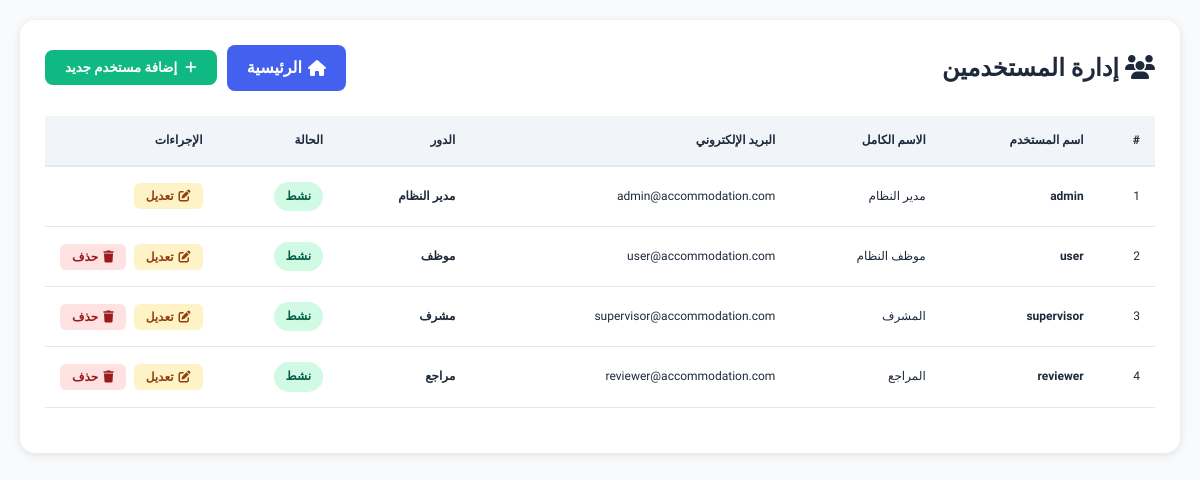
The page /manage_users.php (signed in) on the database its author committed.
### tables this page shows
CREATE TABLE IF NOT EXISTS users (
    id INT AUTO_INCREMENT PRIMARY KEY,
    username VARCHAR(100) UNIQUE NOT NULL,
    email VARCHAR(150) UNIQUE NOT NULL,
    password VARCHAR(255) NOT NULL,
    full_name VARCHAR(255) NOT NULL,
    role_id INT NOT NULL,
    status ENUM('نشط', 'معطل') DEFAULT 'نشط',
    created_at TIMESTAMP DEFAULT CURRENT_TIMESTAMP,
    updated_at TIMESTAMP DEFAULT CURRENT_TIMESTAMP ON UPDATE CURRENT_TIMESTAMP,
    FOREIGN KEY (role_id) REFERENCES roles(id) ON DELETE RESTRICT
);

CREATE TABLE IF NOT EXISTS roles (
    id INT AUTO_INCREMENT PRIMARY KEY,
    role_name VARCHAR(100) UNIQUE NOT NULL,
    description TEXT,
    created_at TIMESTAMP DEFAULT CURRENT_TIMESTAMP,
    updated_at TIMESTAMP DEFAULT CURRENT_TIMESTAMP ON UPDATE CURRENT_TIMESTAMP
);

### helpers.php (called while the page is built, shortened)
<?php
function isLoggedIn() {
    return isset($_SESSION['user_id']);
}
function hasPermission($permission, $pdo) {
    try {
        $stmt = $pdo->prepare('
            SELECT COUNT(*) as count
            FROM role_permissions rp
            JOIN permissions p ON rp.permission_id = p.id
            JOIN users u ON u.role_id = rp.role_id
            WHERE u.id = ? AND p.permission_name = ?
        ');
        $stmt->execute([$_SESSION['user_id'], $permission]);
        $result = $stmt->fetch();
        return $result['count'] > 0;
    } catch (Exception $e) {
        return false;
    }
}
?>

### manage_users.php (the view, shortened to what this page needs)
<?php
require_once 'config.php';
require_once 'helpers.php';
$stmt = $pdo->prepare('
    SELECT u.id, u.username, u.email, u.full_name, u.status, r.role_name, u.created_at
    FROM users u
    JOIN roles r ON u.role_id = r.id
    ORDER BY u.created_at DESC
');
$stmt->execute();
$users = $stmt->fetchAll();
?>
<!DOCTYPE html>
<html lang="ar" dir="rtl">
<head>
    <link rel="stylesheet" href="https://cdnjs.cloudflare.com/ajax/libs/font-awesome/6.4.0/css/all.min.css">
    <link rel="stylesheet" href="assets/css/style.css?v=1.5">
</head>
<body style="background: #f8fafc;">
    <div class="users-container">
        <div class="users-header">
            <h1><i class="fas fa-users"></i> إدارة المستخدمين</h1>
            <div class="header-buttons">
                <a href="index.php" class="btn-back">
                    <i class="fas fa-home"></i> الرئيسية
                </a>
                <?php if (hasPermission('add_user', $pdo)): ?>
                    <button class="btn-add" onclick="openAddModal()">
                        <i class="fas fa-plus"></i> إضافة مستخدم جديد
                    </button>
                <?php endif; ?>
            </div>
        </div>
        <?php if (empty($users)): ?>
            <div class="empty-message">
                <i class="fas fa-inbox"></i>
                <p>لا توجد مستخدمين حتى الآن</p>
            </div>
        <?php else: ?>
            <div style="overflow-x: auto;">
                <table class="users-table">
                    <thead>
                        <tr>
                            <th>#</th>
                            <th>اسم المستخدم</th>
                            <th>الاسم الكامل</th>
                            <th>البريد الإلكتروني</th>
                            <th>الدور</th>
                            <th>الحالة</th>
                            <th style="width: 100px;">الإجراءات</th>
                        </tr>
                    </thead>
                    <tbody>
                        <?php foreach ($users as $index => $user): ?>
                            <tr>
                                <td><?php echo $index + 1; ?></td>
                                <td><strong><?php echo htmlspecialchars($user['username']); ?></strong></td>
                                <td><?php echo htmlspecialchars($user['full_name']); ?></td>
                                <td><?php echo htmlspecialchars($user['email']); ?></td>
                                <td><strong><?php echo htmlspecialchars($user['role_name']); ?></strong></td>
                                <td>
                                    <span class="status-badge <?php echo ($user['status'] === 'نشط') ? 'status-active' : 'status-inactive'; ?>">
                                        <?php echo $user['status']; ?>
                                    </span>
                                </td>
                                <td>
                                    <div class="action-buttons">
                                        <?php if (hasPermission('edit_user', $pdo)): ?>
                                            <button class="action-btn btn-edit" onclick="openEditModal(<?php echo $user['id']; ?>, '<?php echo htmlspecialchars($user['email']); ?>', '<?php echo htmlspecialchars($user['full_name']); ?>', <?php echo $user['id']; ?>, '<?php echo $user['status']; ?>')">
                                                <i class="fas fa-edit"></i> تعديل
                                            </button>
                                        <?php endif; ?>
                                        <?php if (hasPermission('delete_user', $pdo) && $user['id'] !== $_SESSION['user_id']): ?>
                                            <button class="action-btn btn-delete" onclick="deleteUser(<?php echo $user['id']; ?>)">
                                                <i class="fas fa-trash"></i> حذف
                                            </button>
                                        <?php endif; ?>
                                    </div>
                                </td>
                            </tr>
                        <?php endforeach; ?>
                    </tbody>
                </table>
            </div>
        <?php endif; ?>
    </div>
</body>
</html>

### assets/css/style.css (style rules this page uses)
:root { --primary-color: #4361ee; --secondary-color: #3f37c9; --success-color: #4cc9f0; --warning-color: #f72585; --danger-color: #ef476f; --background-color: #f8fafc; --card-bg: #ffffff; --text-main: #1e293b; --text-muted: #64748b; --border-color: #e2e8f0; --header-gradient: linear-gradient(135deg, #4361ee 0%, #3f37c9 100%); --office-card-gradient: linear-gradient(145deg, #ffffff 0%, #f1f5f9 100%); }
* { margin: 0; padding: 0; box-sizing: border-box; font-family: 'Cairo', sans-serif; }
body { background-color: var(--background-color); color: var(--text-main); line-height: 1.6; overflow-x: hidden; }
table { width: 100%; border-collapse: collapse; text-align: right; font-size: 12px; }
thead { background: #f8fafc; border-bottom: 2px solid var(--border-color); }
th { padding: 15px; font-weight: 700; color: var(--text-muted); text-transform: uppercase; white-space: nowrap; }
td { padding: 15px; border-bottom: 1px solid var(--border-color); white-space: nowrap; }

### manage_users.php (style rules this page uses)
.users-container { background: white; border-radius: 15px; padding: 25px; margin: 20px; box-shadow: 0 2px 10px rgba(0, 0, 0, 0.1); }
.users-header { display: flex; justify-content: space-between; align-items: center; margin-bottom: 25px; flex-wrap: wrap; gap: 15px; }
.header-buttons { display: flex; align-items: center; gap: 10px; }
.btn-back { display: inline-flex; align-items: center; gap: 6px; padding: 10px 20px; background: #4361ee; color: white; text-decoration: none; border-radius: 8px; font-weight: 600; transition: 0.3s; }
.users-header h1 { font-size: 24px; font-weight: 800; color: #1e293b; margin: 0; }
.users-table { width: 100%; border-collapse: collapse; margin-bottom: 20px; }
.users-table th { background: #f1f5f9; padding: 15px; text-align: right; font-weight: 700; color: #1e293b; border-bottom: 2px solid #e2e8f0; }
.users-table td { padding: 15px; border-bottom: 1px solid #e2e8f0; }
.status-badge { display: inline-block; padding: 5px 12px; border-radius: 20px; font-size: 12px; font-weight: 600; }
.status-active { background: #d1fae5; color: #065f46; }
.action-buttons { display: flex; gap: 8px; }
.action-btn { padding: 6px 12px; border: none; border-radius: 6px; cursor: pointer; font-size: 12px; font-weight: 600; transition: 0.3s; display: flex; align-items: center; gap: 5px; }
.btn-edit { background: #fef3c7; color: #92400e; }
.btn-delete { background: #fee2e2; color: #991b1b; }
.btn-add { background: #10b981; color: white; padding: 10px 20px; border: none; border-radius: 8px; font-weight: 600; cursor: pointer; transition: 0.3s; display: flex; align-items: center; gap: 8px; }

### rows shown on the page
users: username "admin", full_name "مدير النظام", email "admin@accommodation.com", role.role_name "مدير النظام", status "نشط"
users: username "user", full_name "موظف النظام", email "user@accommodation.com", role.role_name "موظف", status "نشط"
users: username "supervisor", full_name "المشرف", email "supervisor@accommodation.com", role.role_name "مشرف", status "نشط"
users: username "reviewer", full_name "المراجع", email "reviewer@accommodation.com", role.role_name "مراجع", status "نشط"
